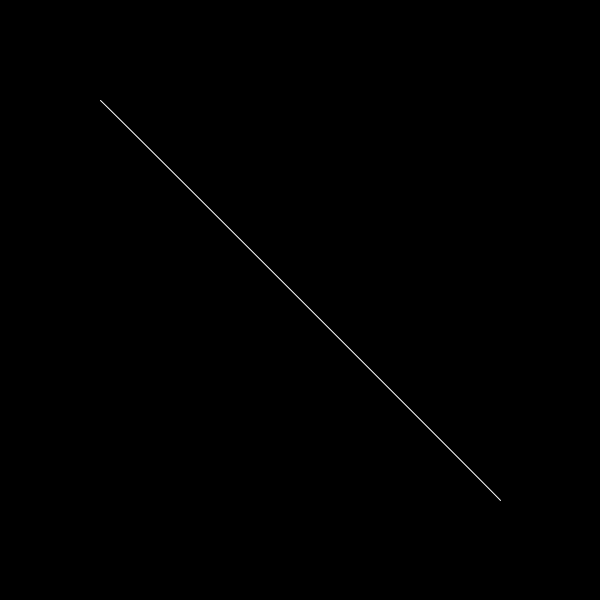
Frame 1 (no input)
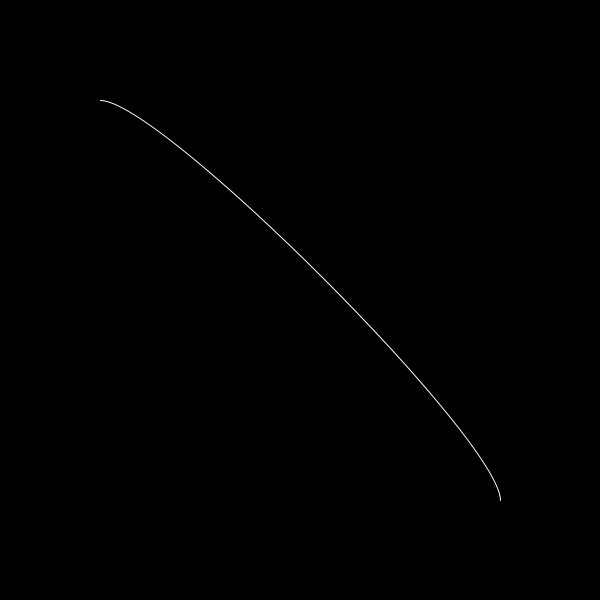
Frame 60 (the mouse pressed at the canvas centre just before this capture)
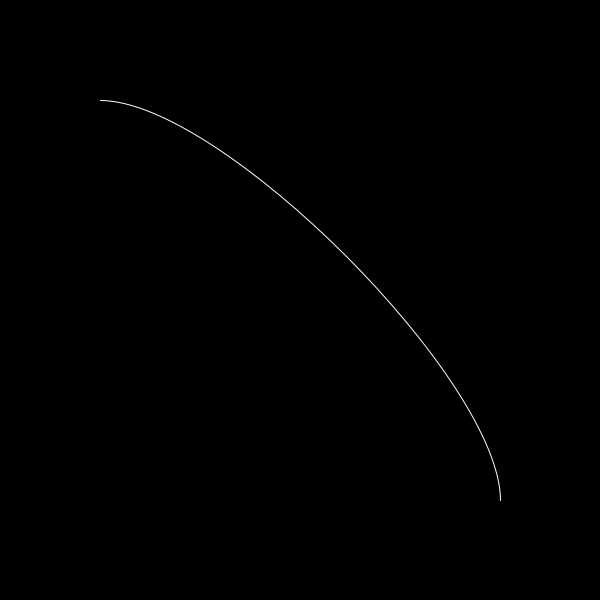
Frame 120 (the mouse held since frame 60 and released just before this capture)

The Processing sketch that drew these frames (run headless with seeded random() and noise(); from frame 60 on, the mouse is pressed at the canvas centre):

// Processing sketch: bezier_anime
// ── bezier_anime.pde
// renaud.jean-francois(arobas)uqam(point)ca
// Syntaxe Processing version 3.0b6
// mardi, 22 septembre 2015

int ax1, ay1, lx1, ly1, lx2, ly2, ax2, ay2;
void setup() {
  size(600, 600);
  background(0);
  noFill();
  stroke(255);
}

void draw() {
  background(0);
  
  ax1 = 100;
  ay1 = 100;
  lx1 = ax1+frameCount%400;
  ly1 = ay1;
  ax2 = 500;
  ay2 = 500;
  lx2 = ax2;
  ly2 = ay2-frameCount%400;
  
  bezier(ax1,ay1,lx1,ly1,lx2,ly2,ax2,ay2);
}
